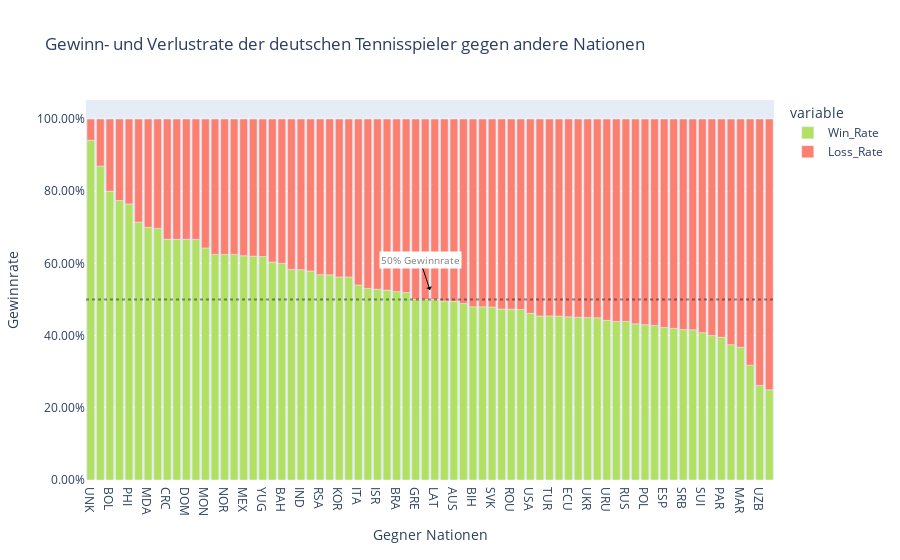

Notebook cell for this chart:
### Code cell
# plot win_loss_rate, sorted by win_rate using plotly.express
fig = px.bar(performance.sort_values('Win_Rate', ascending=False), 
            y=['Win_Rate', 'Loss_Rate'], 
            title='Gewinn- und Verlustrate der deutschen Tennisspieler gegen andere Nationen',
            hover_data=['Siege', 'Niederlagen'],
            color_discrete_sequence=["#b2e061", "#fd7f6f"])

fig.add_hline(y=0.5, opacity=0.4, line_dash='dot', line_color='black')

fig.add_annotation(text="50% Gewinnrate",
                xref='paper',
                y=performance.sort_values('Win_Rate', ascending=False).median(),
                arrowhead=1, showarrow=True, arrowcolor='black',        
                bgcolor='white',
                font=dict(size=10, color='grey'))


fig.update_yaxes(tickformat=".2%")
fig.update_yaxes(title='Gewinnrate')
fig.update_xaxes(title='Gegner Nationen')
fig.show()

### Figure 1 — Plotly figure (JSON) as saved in the notebook; plotly's stock layout.template omitted (floating-point values rounded to 4 significant figures; data arrays with more than 128 entries replaced by an {"elided": "..."} marker saying what was removed)
{"data": [{"alignmentgroup": "True", "customdata": {"elided": "72x2 int values"}, "hovertemplate": "variable=Win_Rate<br>index=%{x}<br>value=%{y}<br>Siege=%{customdata[0]}<br>Niederlagen=%{customdata[1]}<extra></extra>", "legendgroup": "Win_Rate", "marker": {"color": "#b2e061", "pattern": {"shape": ""}}, "name": "Win_Rate", "offsetgroup": "Win_Rate", "orientation": "v", "showlegend": true, "textposition": "auto", "type": "bar", "x": ["UNK", "VEN", "BOL", "TPE", "PHI", "CHN", "MDA", "THA", "CRC", "TUN", "DOM", "SLO", "MON", "DEN", "NOR", "ARM", "MEX", "POR", "YUG", "BLR", "BAH", "KAZ", "IND", "COL", "RSA", "JPN", "KOR", "EGY", "ITA", "BEL", "ISR", "CAN", "BRA", "AUT", "GRE", "GER", "LAT", "HUN", "AUS", "FRA", "BIH", "GEO", "SVK", "LUX", "ROU", "NED", "USA", "GBR", "TUR", "SWE", "ECU", "FIN", "UKR", "CZE", "URU", "NZL", "RUS", "CRO", "POL", "ARG", "ESP", "PER", "SRB", "CHI", "SUI", "BUL", "PAR", "ZIM", "MAR", "LTU", "UZB", "CYP"], "xaxis": "x", "y": [0.9412, 0.8696, 0.8, 0.7742, 0.7647, 0.7143, 0.7, 0.697, 0.6667, 0.6667, 0.6667, 0.6667, 0.6429, 0.625, 0.625, 0.625, 0.6212, 0.62, 0.619, 0.6038, 0.6, 0.5833, 0.5825, 0.5789, 0.5688, 0.5683, 0.5625, 0.5625, 0.5402, 0.5307, 0.5285, 0.526, 0.5219, 0.5194, 0.5, 0.5, 0.5, 0.4959, 0.4949, 0.4887, 0.48, 0.48, 0.4794, 0.4737, 0.4735, 0.4725, 0.4618, 0.4545, 0.4545, 0.454, 0.4521, 0.451, 0.45, 0.4494, 0.4423, 0.4394, 0.4392, 0.4325, 0.4301, 0.4282, 0.4224, 0.42, 0.4167, 0.4163, 0.4082, 0.4, 0.3953, 0.375, 0.3676, 0.3182, 0.2619, 0.25], "yaxis": "y"}, {"alignmentgroup": "True", "customdata": {"elided": "72x2 int values"}, "hovertemplate": "variable=Loss_Rate<br>index=%{x}<br>value=%{y}<br>Siege=%{customdata[0]}<br>Niederlagen=%{customdata[1]}<extra></extra>", "legendgroup": "Loss_Rate", "marker": {"color": "#fd7f6f", "pattern": {"shape": ""}}, "name": "Loss_Rate", "offsetgroup": "Loss_Rate", "orientation": "v", "showlegend": true, "textposition": "auto", "type": "bar", "x": ["UNK", "VEN", "BOL", "TPE", "PHI", "CHN", "MDA", "THA", "CRC", "TUN", "DOM", "SLO", "MON", "DEN", "NOR", "ARM", "MEX", "POR", "YUG", "BLR", "BAH", "KAZ", "IND", "COL", "RSA", "JPN", "KOR", "EGY", "ITA", "BEL", "ISR", "CAN", "BRA", "AUT", "GRE", "GER", "LAT", "HUN", "AUS", "FRA", "BIH", "GEO", "SVK", "LUX", "ROU", "NED", "USA", "GBR", "TUR", "SWE", "ECU", "FIN", "UKR", "CZE", "URU", "NZL", "RUS", "CRO", "POL", "ARG", "ESP", "PER", "SRB", "CHI", "SUI", "BUL", "PAR", "ZIM", "MAR", "LTU", "UZB", "CYP"], "xaxis": "x", "y": [0.05882, 0.1304, 0.2, 0.2258, 0.2353, 0.2857, 0.3, 0.303, 0.3333, 0.3333, 0.3333, 0.3333, 0.3571, 0.375, 0.375, 0.375, 0.3788, 0.38, 0.381, 0.3962, 0.4, 0.4167, 0.4175, 0.4211, 0.4312, 0.4317, 0.4375, 0.4375, 0.4598, 0.4693, 0.4715, 0.474, 0.4781, 0.4806, 0.5, 0.5, 0.5, 0.5041, 0.5051, 0.5113, 0.52, 0.52, 0.5206, 0.5263, 0.5265, 0.5275, 0.5382, 0.5455, 0.5455, 0.546, 0.5479, 0.549, 0.55, 0.5506, 0.5577, 0.5606, 0.5608, 0.5675, 0.5699, 0.5718, 0.5776, 0.58, 0.5833, 0.5837, 0.5918, 0.6, 0.6047, 0.625, 0.6324, 0.6818, 0.7381, 0.75], "yaxis": "y"}], "layout": {"annotations": [{"arrowcolor": "black", "arrowhead": 1, "bgcolor": "white", "font": {"color": "grey", "size": 10}, "showarrow": true, "text": "50% Gewinnrate", "xref": "paper", "y": [32.5, 31.5, 63, 0.5, 0.5]}], "barmode": "relative", "legend": {"title": {"text": "variable"}, "tracegroupgap": 0}, "shapes": [{"line": {"color": "black", "dash": "dot"}, "opacity": 0.4, "type": "line", "x0": 0, "x1": 1, "xref": "x domain", "y0": 0.5, "y1": 0.5, "yref": "y"}], "title": {"text": "Gewinn- und Verlustrate der deutschen Tennisspieler gegen andere Nationen"}, "xaxis": {"anchor": "y", "domain": [0, 1], "title": {"text": "Gegner Nationen"}}, "yaxis": {"anchor": "x", "domain": [0, 1], "tickformat": ".2%", "title": {"text": "Gewinnrate"}}}}
